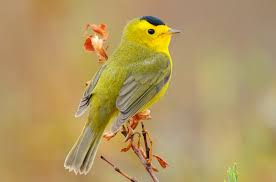
#> input picture Programming with machine learning/OpenCV/Finding contours/bird4.jpg, 276 x 182 px
$ python task1.py
#> lines starting #> are read from the running program, lines starting #| are printed output that depends on the picture; after the words box and inside, x2 and y2 are one past the last pixel; in counts of white or black regions, pixels touching at a corner belong together
import cv2
import numpy as np

image = cv2.imread('bird4.jpg')
#> image is the input picture: shape (182, 276, 3); mean B, G, R 97.4, 152, 177.5

gray = cv2.cvtColor(image, cv2.COLOR_BGR2GRAY)
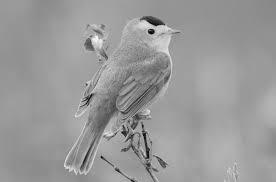
#> gray: shape (182, 276); min 4, max 249, mean 153.4

ret, thresh = cv2.threshold(gray, 135, 200, cv2.THRESH_BINARY)
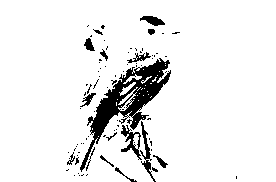
#> thresh: shape (182, 276); values 0 (black) and 200 (white), 92% white; 86 black regions (70 under 20 px)

contours, hierarchy = cv2.findContours(thresh, cv2.RETR_TREE, cv2.CHAIN_APPROX_SIMPLE)
#> contours = 174 contours, 149 with area under 20; largest, box (x1, y1, x2, y2) and area: (0, 0, 276, 182) 49634, (79, 57, 172, 173) 2932, (120, 124, 143, 161) 336, (139, 120, 152, 161) 192, (139, 15, 166, 27) 172

img_contours_a = np.zeros(image.shape)
img_contours_b = np.zeros(image.shape)


img_1 = image.copy()
img_2 = image.copy()
cv2.drawContours(img_1, contours, -1, (0, 255, 0), 1)
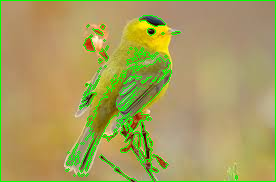
#> img_1: shape (182, 276, 3); 5.95% of pixels changed, all inside (x1, y1, x2, y2) = (0, 0, 276, 182)
cv2.drawContours(img_2, contours, -1, (0, 0, 255), -1)
# Draw on a black background
cv2.drawContours(img_contours_a, contours, -1, (0, 255, 0), 1)
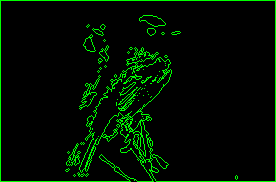
#> img_contours_a: shape (182, 276, 3) float64; mean of channels 0, 1, 2 0, 15.2, 0; drawn as B, G, R
cv2.drawContours(img_contours_b, contours, -1, (0, 0, 255), -1)
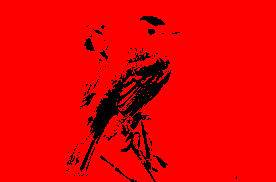
#> img_contours_b: shape (182, 276, 3) float64; mean of channels 0, 1, 2 0, 0, 234.7; drawn as B, G, R
# Horizontally and vertically stack the original and contour images.
combined_a = np.hstack([img_1, img_2])
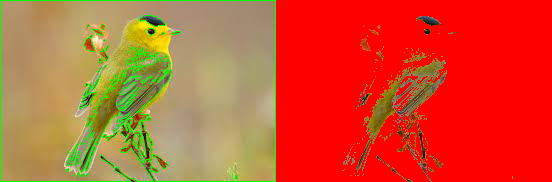
#> combined_a: shape (182, 552, 3); mean B, G, R 47.8, 83.3, 206
combined_b = np.hstack([img_contours_a, img_contours_b])
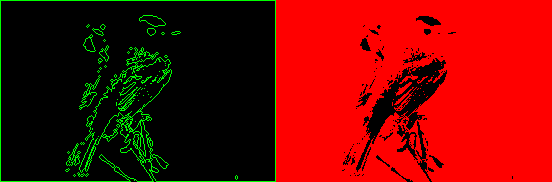
#> combined_b: shape (182, 552, 3) float64; mean of channels 0, 1, 2 0, 7.6, 117.4; drawn as B, G, R
# Display the contours on the original images
cv2.imshow("Drawn on the original image", combined_a)
# Waits for user to press any key
cv2.waitKey(0)
# Display the contours on the black images
cv2.imshow("Drawn on the black background", combined_b)
# Waits for user to press any key
cv2.waitKey(0)
# Destroy all windows created by the script
cv2.destroyAllWindows()
